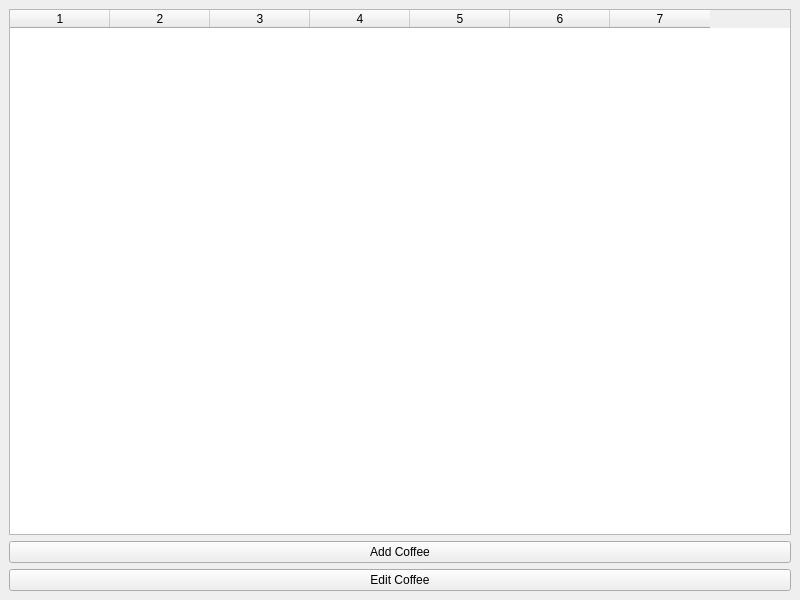
<?xml version="1.0" encoding="UTF-8"?>
<ui version="4.0">
 <class>MainWindow</class>
 <widget class="QMainWindow" name="MainWindow">
  <property name="geometry">
   <rect>
    <x>0</x>
    <y>0</y>
    <width>800</width>
    <height>600</height>
   </rect>
  </property>
  <property name="windowTitle">
   <string>Coffee Database</string>
  </property>
  <widget class="QWidget" name="centralwidget">
   <layout class="QVBoxLayout" name="verticalLayout">
    <item>
     <widget class="QTableWidget" name="tableWidget">
      <property name="columnCount">
       <number>7</number>
      </property>
      <property name="rowCount">
       <number>0</number>
      </property>
      <property name="horizontalHeaderLabels">
       <stringlist>
        <string>ID</string>
        <string>Name</string>
        <string>Roast Degree</string>
        <string>Ground or Beans</string>
        <string>Flavor Description</string>
        <string>Price</string>
        <string>Volume</string>
       </stringlist>
      </property>
     </widget>
    </item>
    <item>
     <widget class="QPushButton" name="addButton">
      <property name="text">
       <string>Add Coffee</string>
      </property>
     </widget>
    </item>
    <item>
     <widget class="QPushButton" name="editButton">
      <property name="text">
       <string>Edit Coffee</string>
      </property>
     </widget>
    </item>
   </layout>
  </widget>
 </widget>
 <resources/>
 <connections/>
</ui>
